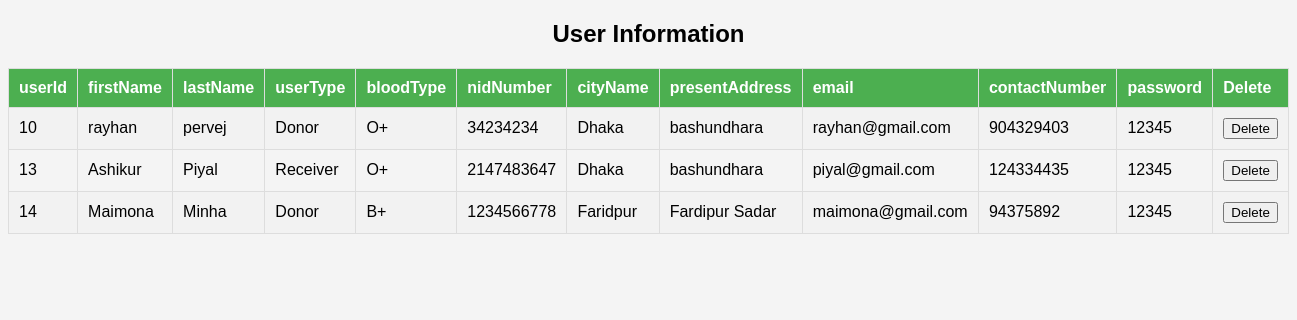
Page /admin/fetchUserData.php on the committed database.
### tables this page shows
CREATE TABLE `userinfo` (
  `userId` int(15) NOT NULL,
  `firstName` varchar(15) NOT NULL,
  `lastName` varchar(15) NOT NULL,
  `userType` varchar(15) NOT NULL,
  `bloodType` varchar(15) NOT NULL,
  `nidNumber` int(15) NOT NULL,
  `cityName` varchar(15) NOT NULL,
  `presentAddress` varchar(100) NOT NULL,
  `email` varchar(30) NOT NULL,
  `contactNumber` int(15) NOT NULL,
  `password` varchar(15) NOT NULL
);

### admin/fetchUserData.php (the view, shortened to what this page needs)
<?php
$host = 'localhost';
$username = 'root';
$password = '';
$database = 'quickBlood';
$tableName = 'userinfo';
$conn = new mysqli($host, $username, $password, $database);
$sql = "SELECT * FROM $tableName";
$result = $conn->query($sql);
$dataArray = [];
if ($result->num_rows > 0) {
    while ($row = $result->fetch_assoc()) {
        $dataArray[] = $row;
    }
}
?>
<!DOCTYPE html>
<html lang="en">
<head>
</head>
<body>
    <h2>User Information</h2>
    <?php
        if (!empty($dataArray)) {
            echo '<table>';
            echo '<tr>';
            foreach ($dataArray[0] as $key => $value) {
                echo '<th>' . $key . '</th>';
            }
            echo '<th>Delete</th>';
            echo '</tr>';
            foreach ($dataArray as $row) {
                echo '<tr>';
                foreach ($row as $value) {
                    echo '<td>' . $value . '</td>';
                }
                echo '<td><button>Delete</button></td>';
                echo '</tr>';
            }
            echo '</table>';
        } else {
            echo '<p>No user data available</p>';
        }
    ?>
</body>
</html>

### admin/fetchUserData.php (style rules this page uses)
body { font-family: Arial, sans-serif; background-color: #f4f4f4; text-align: center; padding: 0px; }
h2 { color: bla; }
table { width: 100%; margin: 20px auto; border-collapse: collapse; }
th, td { border: 1px solid #ddd; padding: 10px; text-align: left; }
th { background-color: #4CAF50; color: white; }
tr:nth-child(even) { background-color: #f2f2f2; }

### rows in the picture
userinfo: userId "10", firstName "rayhan", lastName "pervej", userType "Donor", bloodType "O+", nidNumber "34234234", cityName "Dhaka", presentAddress "bashundhara", email "rayhan@gmail.com", contactNumber "904329403", password "12345"
userinfo: userId "13", firstName "Ashikur", lastName "Piyal", userType "Receiver", bloodType "O+", nidNumber "2147483647", cityName "Dhaka", presentAddress "bashundhara", email "piyal@gmail.com", contactNumber "124334435", password "12345"
userinfo: userId "14", firstName "Maimona", lastName "Minha", userType "Donor", bloodType "B+", nidNumber "1234566778", cityName "Faridpur", presentAddress "Fardipur Sadar", email "maimona@gmail.com", contactNumber "94375892", password "12345"

### other values in the picture
$key "userId"
$key "firstName"
$key "lastName"
$key "userType"
$key "bloodType"
$key "nidNumber"
$key "cityName"
$key "presentAddress"
$key "email"
$key "contactNumber"
$key "password"
